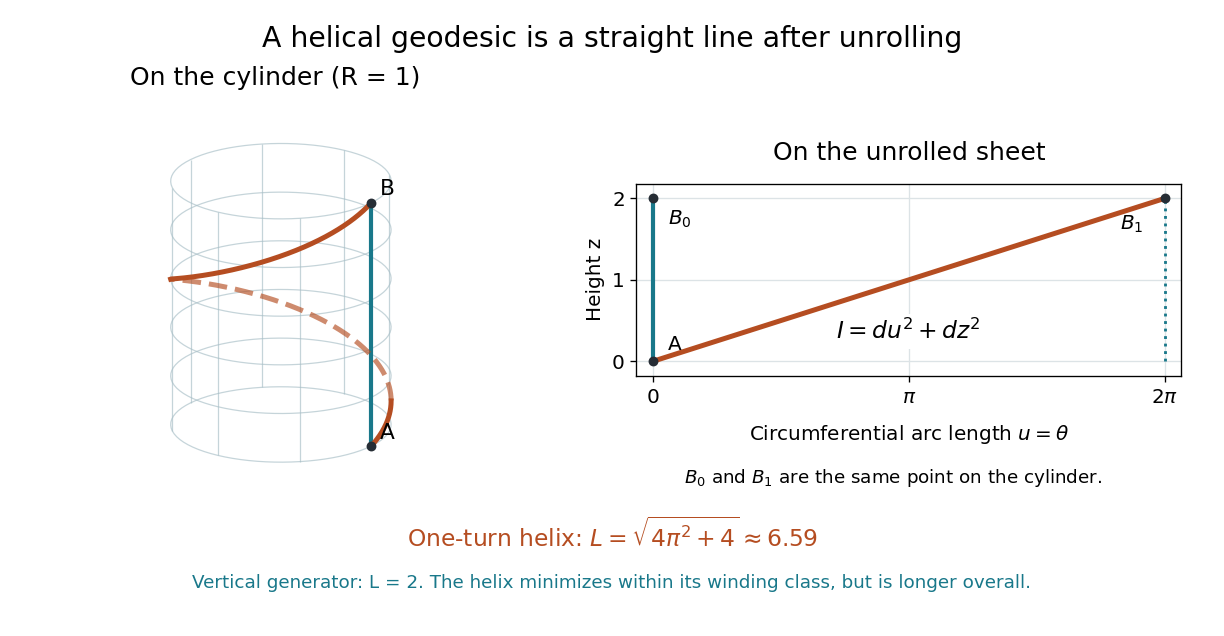

This figure's Python source:
"""Unroll a one-turn helical geodesic; write basename.png to the cwd.

Tested with Python 3.14, NumPy 2.3.5, and Matplotlib 3.10.7.
"""

from pathlib import Path

import matplotlib.pyplot as plt
import numpy as np


def main():
    plt.rcParams.update({"font.size": 12, "mathtext.fontset": "dejavusans"})
    fig = plt.figure(figsize=(10.2, 5.3), facecolor="white")
    ax = fig.add_axes([.015, .20, .42, .64], projection="3d", computed_zorder=False)
    ax.set_facecolor("white")
    ax.set_proj_type("ortho")
    ax.set_box_aspect((2, 2, 2.3), zoom=1.15)
    azimuth = -55
    ax.view_init(elev=20, azim=azimuth)
    ax.set(xlim=(-1.2, 1.2), ylim=(-1.2, 1.2), zlim=(-.15, 2.2))
    ax.set_axis_off()
    ax.set_title("On the cylinder (R = 1)", fontsize=15, pad=10)

    phi, z = np.meshgrid(np.linspace(0, 2 * np.pi, 81), np.linspace(0, 2, 31))
    ax.plot_wireframe(np.cos(phi), np.sin(phi), z, rstride=6, cstride=10,
                      color="#a7bec6", lw=.75, alpha=.65, zorder=1)
    t = np.linspace(0, 1, 1001)
    theta = 2 * np.pi * t
    curve = np.array([np.cos(theta), np.sin(theta), 2 * t])
    visible = np.cos(theta - np.deg2rad(azimuth)) >= 0
    for mask, style, opacity in [(visible, "-", 1), (~visible, "--", .65)]:
        segment = curve.copy()
        segment[:, ~mask] = np.nan
        ax.plot(*segment, color="#b54d21", lw=3, linestyle=style, alpha=opacity, zorder=4)
    ax.plot(np.ones_like(t), np.zeros_like(t), 2 * t,
             color="#19788a", lw=2.5, zorder=3)
    for point, label in [(curve[:, 0], "A"), (curve[:, -1], "B")]:
        ax.scatter(*point, color="#262d35", s=24, depthshade=False, zorder=5)
        ax.text(point[0] + .10, point[1], point[2] + .08, label, fontsize=13, zorder=6)

    flat = fig.add_axes([.52, .38, .445, .36])
    flat.set_facecolor("white")
    flat.set_title("On the unrolled sheet", fontsize=15, pad=14)
    flat.set_aspect("equal")
    flat.set(xlim=(-.2, 2 * np.pi + .2), ylim=(-.18, 2.18))
    flat.set_xticks([0, np.pi, 2 * np.pi], ["0", r"$\pi$", r"$2\pi$"])
    flat.set_yticks([0, 1, 2])
    flat.set_xlabel(r"Circumferential arc length $u=\theta$", labelpad=10)
    flat.set_ylabel("Height z")
    flat.grid(color="#dce3e6", lw=.8)
    flat.plot(2 * np.pi * t, 2 * t, color="#b54d21", lw=3)
    flat.plot([0, 0], [0, 2], color="#19788a", lw=2.5)
    flat.plot([2 * np.pi, 2 * np.pi], [0, 2], color="#19788a", lw=1.7, linestyle=":")
    flat.scatter([0, 0, 2 * np.pi], [0, 2, 2], color="#262d35", s=24, zorder=5)
    flat.annotate("A", (0, 0), xytext=(9, 7), textcoords="offset points")
    flat.annotate(r"$B_0$", (0, 2), xytext=(9, -16), textcoords="offset points")
    flat.annotate(r"$B_1$", (2 * np.pi, 2), xytext=(-27, -19), textcoords="offset points")
    flat.text(np.pi, .27, r"$I=du^2+dz^2$", fontsize=14, ha="center",
              bbox={"facecolor": "white", "edgecolor": "none", "pad": 3})

    fig.suptitle("A helical geodesic is a straight line after unrolling", fontsize=17, y=.96)
    fig.text(.73, .24, r"$B_0$ and $B_1$ are the same point on the cylinder.", ha="center", fontsize=11)
    fig.text(.5, .14, r"One-turn helix: $L=\sqrt{4\pi^2+4}\approx6.59$", ha="center", color="#b54d21", fontsize=14)
    fig.text(.5, .075, "Vertical generator: L = 2. The helix minimizes within its winding class, but is longer overall.",
             ha="center", color="#19788a", fontsize=11)
    fig.savefig(Path.cwd() / Path(__file__).with_suffix(".png").name,
                dpi=120, facecolor="white", transparent=False)
    plt.close(fig)


if __name__ == "__main__":
    main()
